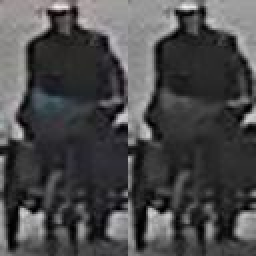
#> input picture zinc2024/dataset_stitch_small/train/p0003_c01_20201015_172644_000406_bbox.jpg, 128 x 128 px, found by its file name (shown 2 times larger); its folder holds only this picture in this run
$ python stitch_images.py
#> lines starting #> are read from the running program, lines starting #| are printed output that depends on the picture
from PIL import Image
import os

def convert_and_stitch(folder_path, output_folder):
#> called with folder_path = 'dataset_small/train', output_folder = 'dataset_stitch_small/train'
    if not os.path.exists(output_folder):
        os.makedirs(output_folder)

    for filename in os.listdir(folder_path):
        if filename.lower().endswith(('.png', '.jpg', '.jpeg', '.bmp', '.gif')):
            original_image_path = os.path.join(folder_path, filename)
            original_image = Image.open(original_image_path)
#> original_image is the input picture: PIL image 128x128 RGB; mean R, G, B 74.2, 73.8, 74.8
            grayscale_image = original_image.convert("L")

            width, height = original_image.size
#> width = 128; height = 128
            stitched_image = Image.new('RGB', (2 * width, height))
#> stitched_image: PIL image 256x128 RGB; every value is 0
            stitched_image.paste(original_image, (0, 0))
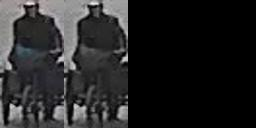
#> stitched_image: PIL image 256x128 RGB; mean R, G, B 37.1, 36.9, 37.4
            stitched_image.paste(grayscale_image.convert("RGB"), (width, 0))
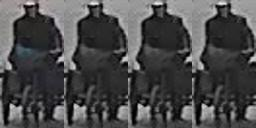
#> stitched_image: PIL image 256x128 RGB; mean R, G, B 74.1, 73.9, 74.4

            output_image_path = os.path.join(output_folder, f"{filename}")
            stitched_image.save(output_image_path)

input_folder = "dataset_small/train"
output_folder = "dataset_stitch_small/train"
convert_and_stitch(input_folder, output_folder)

$ run again, on zinc2024/dataset_stitch_small/train/p0003_c01_20201015_172644_000563_bbox.jpg
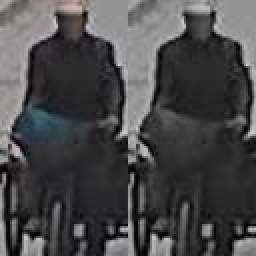
#> input picture zinc2024/dataset_stitch_small/train/p0003_c01_20201015_172644_000563_bbox.jpg, 128 x 128 px, found by its file name (shown 2 times larger)
#> in convert_and_stitch, original_image is the input picture: PIL image 128x128 RGB; mean R, G, B 73, 73.3, 73.6
#> in convert_and_stitch, `stitched_image.paste(original_image, (0, 0))`:
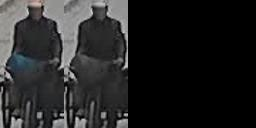
#> stitched_image: PIL image 256x128 RGB; mean R, G, B 36.5, 36.6, 36.8
#> in convert_and_stitch, `stitched_image.paste(grayscale_image.convert("RGB"), (width, 0))`:
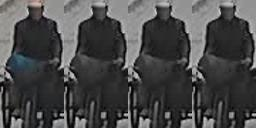
#> stitched_image: PIL image 256x128 RGB; mean R, G, B 73.1, 73.2, 73.4

$ run again, on zinc2024/dataset_stitch_small/train/p0003_c01_20201015_172644_000594_bbox.jpg
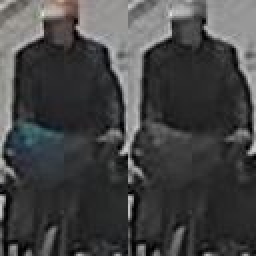
#> input picture zinc2024/dataset_stitch_small/train/p0003_c01_20201015_172644_000594_bbox.jpg, 128 x 128 px, found by its file name (shown 2 times larger)
#> in convert_and_stitch, original_image is the input picture: PIL image 128x128 RGB; mean R, G, B 68.3, 68.5, 68.9
#> in convert_and_stitch, `stitched_image.paste(original_image, (0, 0))`:
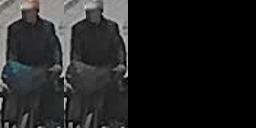
#> stitched_image: PIL image 256x128 RGB; mean R, G, B 34.1, 34.3, 34.4
#> in convert_and_stitch, `stitched_image.paste(grayscale_image.convert("RGB"), (width, 0))`:
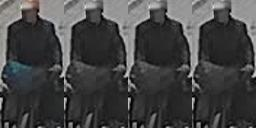
#> stitched_image: PIL image 256x128 RGB; mean R, G, B 68.4, 68.5, 68.7

$ run again, on zinc2024/dataset_stitch_small/train/p0003_c01_20201015_172644_000455_bbox.jpg
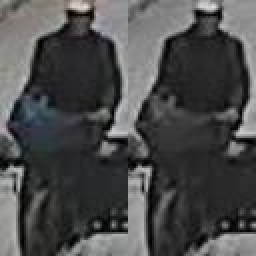
#> input picture zinc2024/dataset_stitch_small/train/p0003_c01_20201015_172644_000455_bbox.jpg, 128 x 128 px, found by its file name (shown 2 times larger)
#> in convert_and_stitch, original_image is the input picture: PIL image 128x128 RGB; mean R, G, B 75.6, 75.8, 76
#> in convert_and_stitch, `stitched_image.paste(original_image, (0, 0))`:
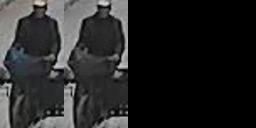
#> stitched_image: PIL image 256x128 RGB; mean R, G, B 37.8, 37.9, 38
#> in convert_and_stitch, `stitched_image.paste(grayscale_image.convert("RGB"), (width, 0))`:
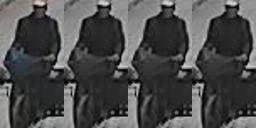
#> stitched_image: PIL image 256x128 RGB; mean R, G, B 75.7, 75.8, 75.9
